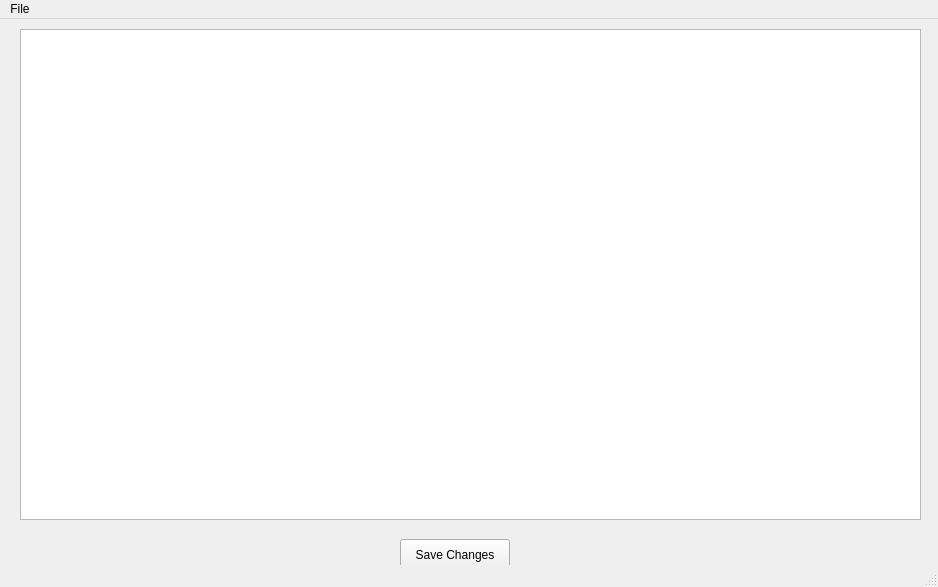
<?xml version="1.0" encoding="UTF-8"?>
<ui version="4.0">
 <class>bilal</class>
 <widget class="QMainWindow" name="bilal">
  <property name="geometry">
   <rect>
    <x>0</x>
    <y>0</y>
    <width>938</width>
    <height>587</height>
   </rect>
  </property>
  <property name="windowTitle">
   <string>Bilal Demo</string>
  </property>
  <widget class="QWidget" name="centralwidget">
   <widget class="QPushButton" name="bt_save">
    <property name="geometry">
     <rect>
      <x>400</x>
      <y>520</y>
      <width>110</width>
      <height>32</height>
     </rect>
    </property>
    <property name="text">
     <string>Save Changes</string>
    </property>
   </widget>
   <widget class="QTableView" name="tableView">
    <property name="geometry">
     <rect>
      <x>20</x>
      <y>10</y>
      <width>901</width>
      <height>491</height>
     </rect>
    </property>
   </widget>
  </widget>
  <widget class="QMenuBar" name="menubar">
   <property name="geometry">
    <rect>
     <x>0</x>
     <y>0</y>
     <width>938</width>
     <height>22</height>
    </rect>
   </property>
   <widget class="QMenu" name="menuFile">
    <property name="title">
     <string>File</string>
    </property>
    <addaction name="actionExit"/>
   </widget>
   <addaction name="menuFile"/>
  </widget>
  <widget class="QStatusBar" name="statusbar"/>
  <action name="actionExit">
   <property name="text">
    <string>Exit</string>
   </property>
  </action>
 </widget>
 <resources/>
 <connections>
  <connection>
   <sender>actionExit</sender>
   <signal>triggered()</signal>
   <receiver>bilal</receiver>
   <slot>close()</slot>
   <hints>
    <hint type="sourcelabel">
     <x>-1</x>
     <y>-1</y>
    </hint>
    <hint type="destinationlabel">
     <x>468</x>
     <y>260</y>
    </hint>
   </hints>
  </connection>
 </connections>
</ui>
